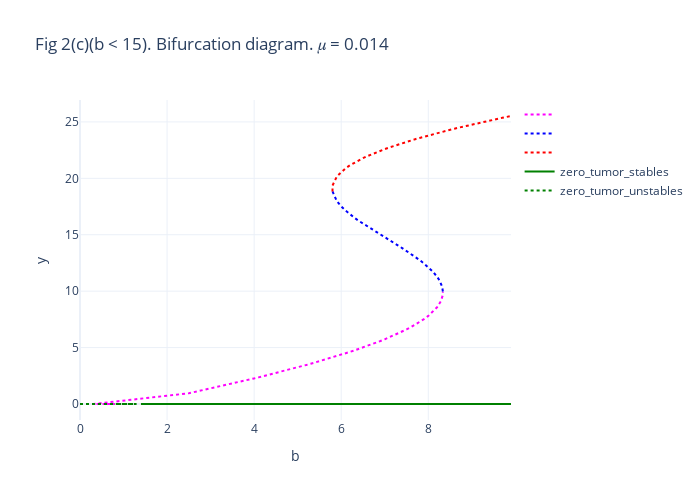

The code cell stored with this chart in its notebook:
### Code cell
fig = go.Figure()

fig.add_trace(go.Scatter(x=pink.b, y=pink.y, mode='lines', name="",
              line={"color": "magenta"} | get_line_mode(stable=False)))

fig.add_trace(go.Scatter(x=blue.b, y=blue.y, mode='lines', name="",
              line={"color": "blue"} | get_line_mode(stable=False)))

fig.add_trace(go.Scatter(x=red.b, y=red.y, mode='lines', name="",
              line={"color": "red"} | get_line_mode(stable=False)))

fig.add_trace(go.Scatter(x=zero_tumor_stables.b, y=zero_tumor_stables.y, mode='lines', name="zero_tumor_stables",
                         line={"color": "green"} | get_line_mode(stable=True)))
fig.add_trace(go.Scatter(x=zero_tumor_unstables.b, y=zero_tumor_unstables.y, mode='lines', name="zero_tumor_unstables",
                         line={"color": "green"} | get_line_mode(stable=False)))

fig.update_layout(title="Fig 2(c)(b < 15). Bifurcation diagram. 𝜇 = 0.014")
fig.update_layout(xaxis={"title": "b"}, yaxis={"title": "y"}, template="plotly_white", autosize=False,
                  width=700,
                  height=500)

### Figure 1 — Plotly figure (JSON) as saved in the notebook; plotly's stock layout.template omitted (floating-point values rounded to 4 significant figures; data arrays with more than 128 entries replaced by an {"elided": "..."} marker saying what was removed)
{"data": [{"line": {"color": "magenta", "dash": "dot"}, "mode": "lines", "name": "", "type": "scatter", "x": {"elided": "140 float values"}, "y": {"elided": "140 float values"}}, {"line": {"color": "blue", "dash": "dot"}, "mode": "lines", "name": "", "type": "scatter", "x": [8.335, 8.335, 8.335, 8.335, 8.335, 8.334, 8.334, 8.334, 8.332, 8.33, 8.328, 8.326, 8.324, 8.322, 8.32, 8.318, 8.316, 8.314, 8.312, 8.31, 8.308, 8.306, 8.304, 8.302, 8.3, 8.3, 8.298, 8.296, 8.294, 8.292, 8.29, 8.288, 8.286, 8.284, 8.282, 8.28, 8.278, 8.276, 8.274, 8.272, 8.27, 8.268, 8.266, 8.264, 8.262, 8.26, 8.258, 8.256, 8.254, 8.252, 8.25, 8.248, 8.246, 8.244, 8.242, 8.24, 8.238, 8.236, 8.234, 8.232, 8.23, 8.228, 8.226, 8.224, 8.222, 8.22, 8.218, 8.216, 8.214, 8.212, 8.21, 8.208, 8.206, 8.204, 8.202, 8.2, 8.2, 8.1, 8, 7.9, 7.8, 7.7, 7.6, 7.5, 7.4, 7.3, 7.2, 7.1, 7, 6.9, 6.8, 6.7, 6.6, 6.5, 6.4, 6.3, 6.2, 6.1, 6, 5.9, 5.8, 5.8], "y": [9.971, 9.989, 10.0, 10.02, 10.03, 10.04, 10.05, 10.06, 10.13, 10.18, 10.23, 10.27, 10.3, 10.34, 10.37, 10.4, 10.42, 10.45, 10.47, 10.5, 10.52, 10.54, 10.56, 10.59, 10.61, 10.61, 10.63, 10.64, 10.66, 10.68, 10.7, 10.72, 10.73, 10.75, 10.77, 10.78, 10.8, 10.81, 10.83, 10.85, 10.86, 10.88, 10.89, 10.9, 10.92, 10.93, 10.95, 10.96, 10.97, 10.99, 11.0, 11.01, 11.03, 11.04, 11.05, 11.06, 11.08, 11.09, 11.1, 11.11, 11.12, 11.14, 11.15, 11.16, 11.17, 11.18, 11.19, 11.2, 11.21, 11.23, 11.24, 11.25, 11.26, 11.27, 11.28, 11.29, 11.29, 11.75, 12.13, 12.46, 12.76, 13.04, 13.31, 13.57, 13.82, 14.06, 14.3, 14.53, 14.77, 15.0, 15.24, 15.48, 15.73, 15.98, 16.24, 16.52, 16.82, 17.14, 17.51, 17.98, 18.84, 18.84]}, {"line": {"color": "red", "dash": "dot"}, "mode": "lines", "name": "", "type": "scatter", "x": {"elided": "154 float values"}, "y": {"elided": "154 float values"}}, {"line": {"color": "green"}, "mode": "lines", "name": "zero_tumor_stables", "type": "scatter", "x": {"elided": "195 float values"}, "y": {"elided": "195 int values"}}, {"line": {"color": "green", "dash": "dot"}, "mode": "lines", "name": "zero_tumor_unstables", "type": "scatter", "x": [0, 1.3, 1.1, 1, 0.9, 0.7, 0.6, 0.5, 0.3, 0.2, 0.1, 1.2, 0.4, 0.8], "y": [0, 0, 0, 0, 0, 0, 0, 0, 0, 0, 0, 0, 0, 0]}], "layout": {"autosize": false, "height": 500, "title": {"text": "Fig 2(c)(b < 15). Bifurcation diagram. 𝜇 = 0.014"}, "width": 700, "xaxis": {"autorange": true, "range": [0, 9.9], "title": {"text": "b"}, "type": "linear"}, "yaxis": {"autorange": true, "range": [-1.418, 26.94], "title": {"text": "y"}, "type": "linear"}}}
